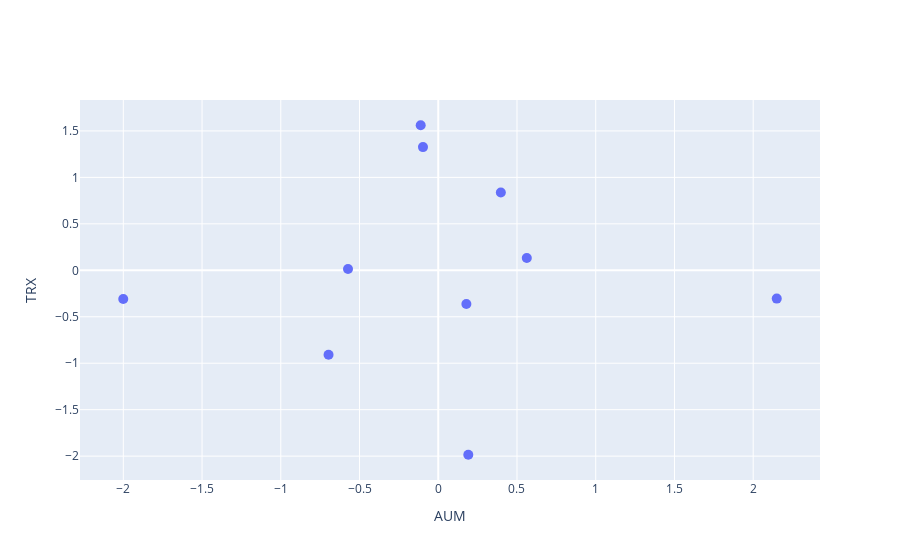

The cell this chart's notebook holds for it:
### Code cell
fig = go.Figure()
fig.add_trace(go.Scatter(x=X[:,0], y=X[:,1], mode='markers', name='clients',
                        marker=dict(size=10)))
fig.update_layout(
    xaxis_title="AUM",
    yaxis_title="TRX",
)
fig.show()

### Figure 1 — Plotly figure (JSON) as saved in the notebook; plotly's stock layout.template omitted (floating-point values rounded to 4 significant figures)
{"data": [{"marker": {"size": 10}, "mode": "markers", "name": "clients", "type": "scatter", "x": [0.5622, 2.15, -0.6966, -0.09696, 0.3974, -0.5731, -0.1115, 0.1786, -2.0, 0.1908], "y": [0.1327, -0.3045, -0.9094, 1.326, 0.8365, 0.01445, 1.561, -0.3629, -0.3088, -1.985]}], "layout": {"xaxis": {"title": {"text": "AUM"}}, "yaxis": {"title": {"text": "TRX"}}}}
